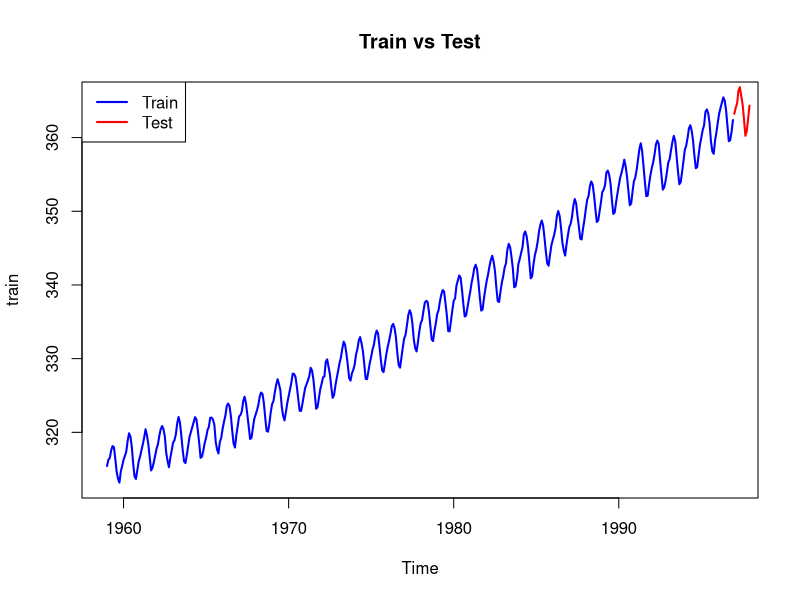
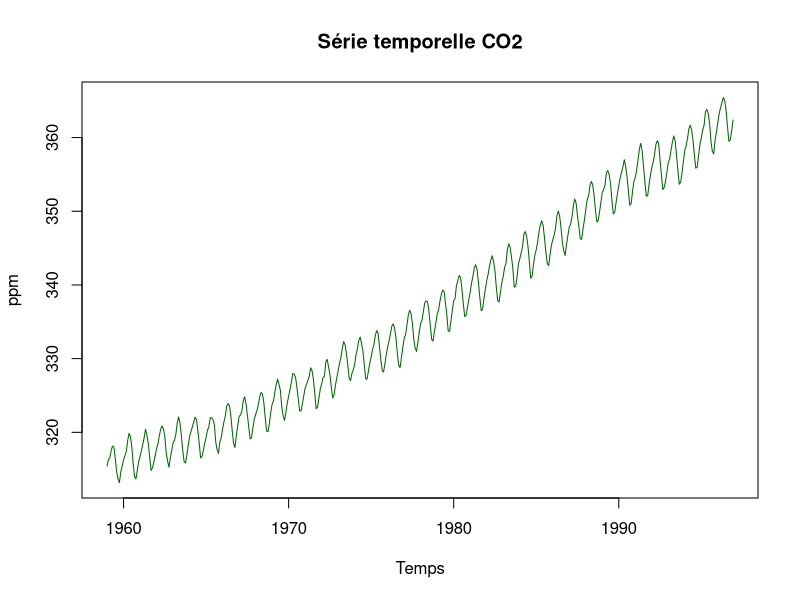
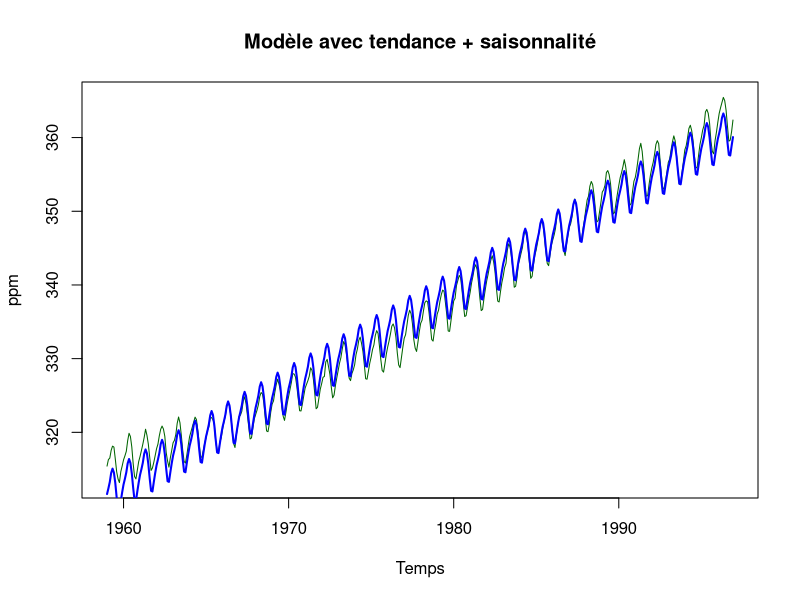
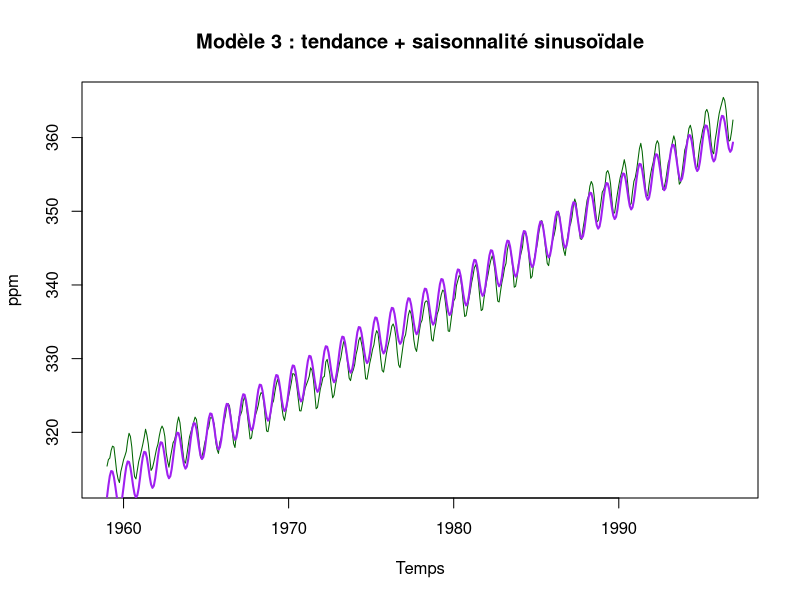
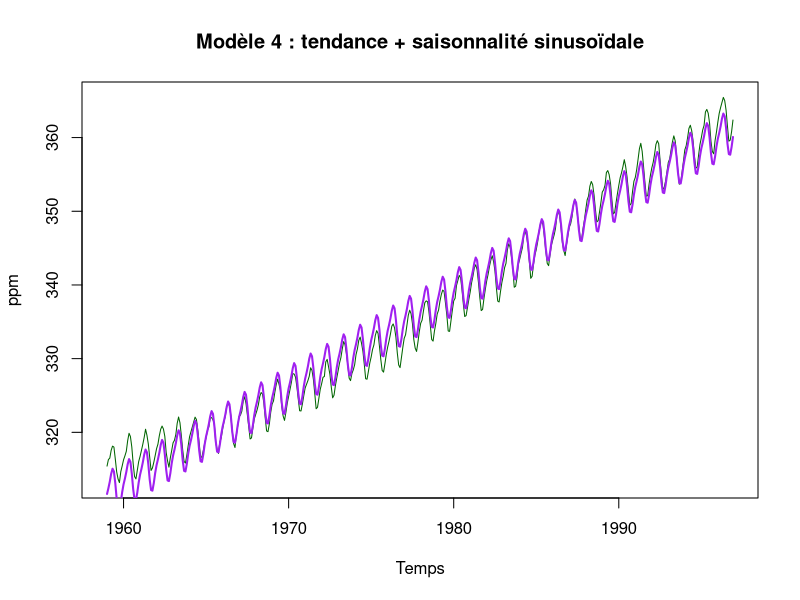
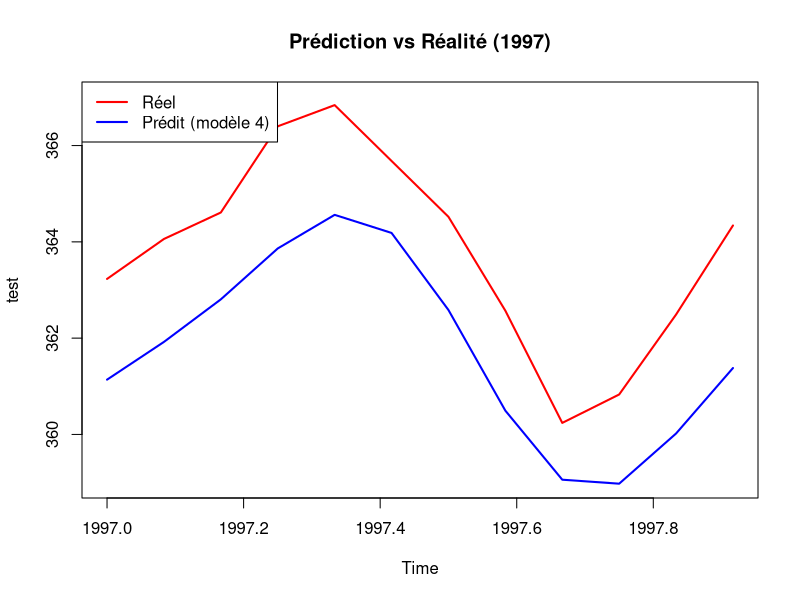
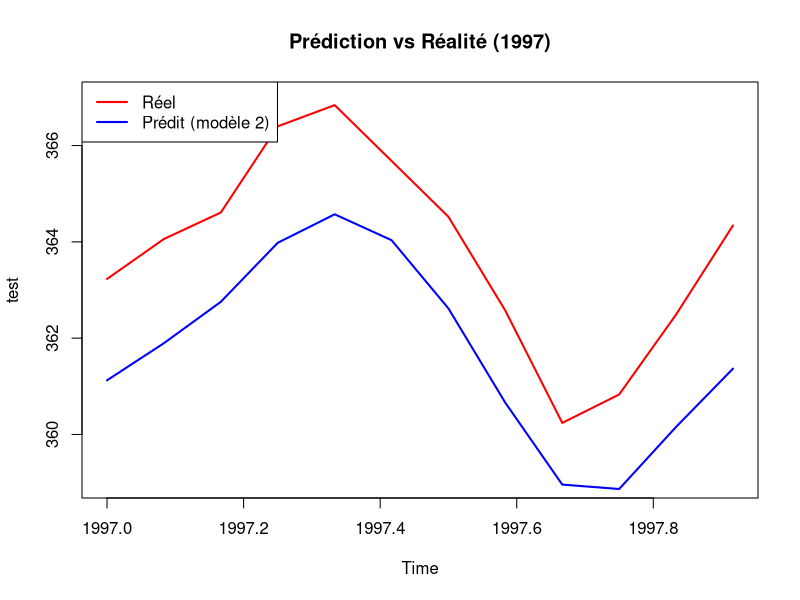
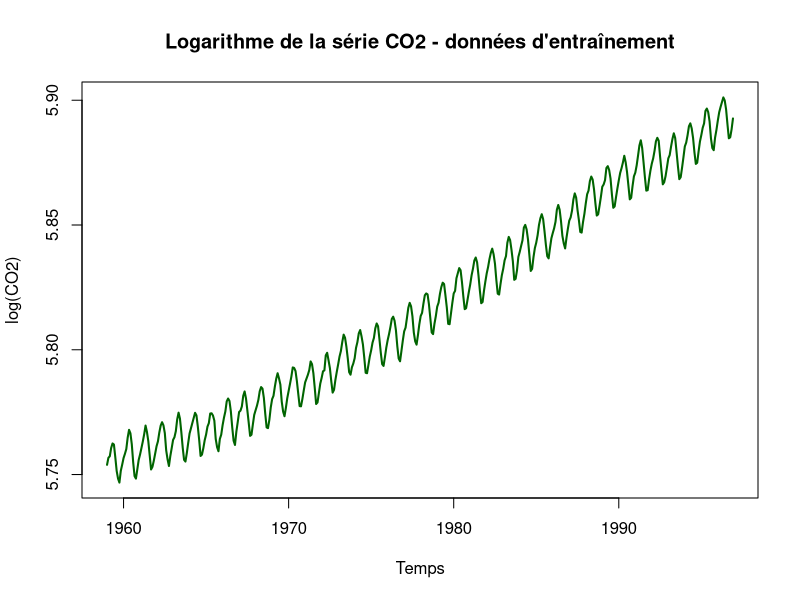

Source code (R) for these figures, in order:
# Prévision de la concentration de CO2 (série co2, Mauna Loa) : régression et SARIMA
# Packages nécessaires : install.packages(c("forecast", "tseries"))

# Chargement des librairies
library(forecast)
library(tseries)

data(co2)

# On garde la dernière année (1997) pour test
train <- window(co2, end=c(1996,12))
test  <- window(co2, start=c(1997,1))

# Visualisation
plot(train, main="Train vs Test", col="blue", lwd=2)
lines(test, col="red", lwd=2)
legend("topleft", legend=c("Train","Test"),
       col=c("blue","red"), lwd=2)

plot(train,
     main = "Série temporelle CO2",
     ylab = "ppm",
     xlab = "Temps",
     col = "darkgreen")

# variable temps
t <- 1:length(train)

# Modèle 1 : régression linéaire simple

modele1 <- lm(train ~ t)

# Résumé du modèle
cat("\n===== Modèle 1 : CO2 ~ temps =====\n")
print(summary(modele1))

# Ajouter la droite de régression
abline(modele1, col = "red", lwd = 2)

# Modèle 2
# avec saisonnalité
mois <- factor(cycle(train))

modele2 <- lm(train ~ t + mois)

# Résumé du modèle
cat("\n===== Modèle 2 : CO2 ~ temps + mois =====\n")
print(summary(modele2))

# Visualisation du modèle 2

plot(train,
     main = "Modèle avec tendance + saisonnalité",
     ylab = "ppm",
     xlab = "Temps",
     col = "darkgreen")

lines(ts(fitted(modele2), start = start(train), frequency = frequency(train)),
      col = "blue", lwd = 2)

# Modèle 3
# Période = 12 mois
modele3 <- lm(train ~ t +
                sin(2*pi*t/12) + cos(2*pi*t/12))

# Résumé
cat("\n===== Modèle 3 : CO2 ~ temps + sin/cos =====\n")
print(summary(modele3))

plot(train,
     main = "Modèle 3 : tendance + saisonnalité sinusoïdale",
     ylab = "ppm",
     xlab = "Temps",
     col = "darkgreen")

lines(ts(fitted(modele3),
         start = start(train),
         frequency = frequency(train)),
      col = "purple", lwd = 2)

modele4 <- lm(train ~ t +
                sin(2*pi*t/12) + cos(2*pi*t/12) +
                sin(4*pi*t/12) + cos(4*pi*t/12))

# Résumé
cat("\n===== Modèle 4 : CO2 ~ temps + 2 harmoniques =====\n")
print(summary(modele4))

plot(train,
     main = "Modèle 4 : tendance + saisonnalité sinusoïdale",
     ylab = "ppm",
     xlab = "Temps",
     col = "darkgreen")

lines(ts(fitted(modele4),
         start = start(train),
         frequency = frequency(train)),
      col = "purple", lwd = 2)

cat("\n===== Comparaison AIC =====\n")
print(AIC(modele1, modele2, modele3, modele4))

# temps pour le test
t_test <- (length(train) + 1):(length(train) + length(test))

# prédictions modèle 4
pred4 <- predict(modele4,
                 newdata = data.frame(
                   t = t_test
                 ))

plot(test, col="red", lwd=2, main="Prédiction vs Réalité (1997)", ylim = c(359,367))
lines(ts(pred4, start=start(test), frequency=12),
      col="blue", lwd=2)

legend("topleft",
       legend=c("Réel","Prédit (modèle 4)"),
       col=c("red","blue"),
       lwd=2)

rmse4 <- sqrt(mean((test - pred4)^2))
rmse4

mape4 <- mean(abs((test - pred4) / test)) * 100
mape4

# prédictions modèle 2
mois_test <- factor(cycle(test), levels = levels(mois))

pred2 <- predict(modele2,
                 newdata = data.frame(
                   t = t_test,
                   mois = mois_test
                 ))

plot(test, col="red", lwd=2, main="Prédiction vs Réalité (1997)", ylim = c(359,367))
lines(ts(pred2, start=start(test), frequency=12),
      col="blue", lwd=2)

legend("topleft",
       legend=c("Réel","Prédit (modèle 2)"),
       col=c("red","blue"),
       lwd=2)

rmse2 <- sqrt(mean((test - pred2)^2))
rmse2

mape2 <- mean(abs((test - pred2) / test)) * 100
mape2

# MODÈLE SARIMA
# (même découpage train / test que pour les régressions)

# 2. Transformation logarithmique

# Le logarithme est optionnel pour CO2.

log_train <- log(train)
log_test  <- log(test)

plot(log_train,
     main = "Logarithme de la série CO2 - données d'entraînement",
     ylab = "log(CO2)",
     xlab = "Temps",
     col = "darkgreen",
     lwd = 2)

# 3. Analyse ACF / PACF de la série brute

Acf(log_train, lag.max = 50,
    main = "ACF de log(CO2)")

Pacf(log_train, lag.max = 50,
     main = "PACF de log(CO2)")

# ACF à décroissance lente : la série n'est pas stationnaire (tendance + saisonnalité).

# 4. Différenciation ordinaire

d1_log_train <- diff(log_train, differences = 1)

plot(d1_log_train,
     main = "Différenciation ordinaire de log(CO2)",
     ylab = "Différence première",
     xlab = "Temps",
     col = "blue",
     lwd = 2)

Acf(d1_log_train, lag.max = 50,
    main = "ACF après différenciation ordinaire")

Pacf(d1_log_train, lag.max = 50,
     main = "PACF après différenciation ordinaire")

# La différenciation ordinaire enlève principalement la tendance.
# Mais il reste encore souvent une saisonnalité annuelle.

# 5. Différenciation saisonnière

d2_log_train <- diff(d1_log_train, lag = 12)

plot(d2_log_train,
     main = "Différenciation ordinaire + saisonnière",
     ylab = "Série différenciée",
     xlab = "Temps",
     col = "purple",
     lwd = 2)

Acf(d2_log_train, lag.max = 50,
    main = "ACF après double différenciation")

Pacf(d2_log_train, lag.max = 50,
     main = "PACF après double différenciation")

# Ici on a appliqué :
# - une différenciation ordinaire : d = 1 ;
# - une différenciation saisonnière de période 12 : D = 1.

# Donc on cherchera un modèle de type :
# SARIMA(p,1,q)(P,1,Q)[12]

# 6. Test ADF

cat("\n===== Test ADF sur log(CO2) brut =====\n")
print(adf.test(log_train))

cat("\n===== Test ADF après différenciation =====\n")
print(adf.test(d2_log_train))

# Attention :
# Le test ADF peut être trompeur sur des séries fortement saisonnières.
# On l'utilise comme indication, pas comme preuve absolue.

# 7. Ajustement de plusieurs modèles SARIMA candidats

mod_sarima_1 <- Arima(log_train,
                      order = c(0, 1, 1),
                      seasonal = list(order = c(0, 1, 1),
                                      period = 12))

mod_sarima_2 <- Arima(log_train,
                      order = c(1, 1, 1),
                      seasonal = list(order = c(0, 1, 1),
                                      period = 12))

mod_sarima_3 <- Arima(log_train,
                      order = c(0, 1, 1),
                      seasonal = list(order = c(1, 1, 1),
                                      period = 12))

mod_sarima_4 <- Arima(log_train,
                      order = c(1, 1, 0),
                      seasonal = list(order = c(0, 1, 1),
                                      period = 12))

mod_sarima_auto <- auto.arima(log_train,
                              seasonal = TRUE,
                              stepwise = FALSE,
                              approximation = FALSE)

# 8. Comparaison AIC

cat("\n===== Comparaison AIC des modèles SARIMA =====\n")

print(AIC(mod_sarima_1,
          mod_sarima_2,
          mod_sarima_3,
          mod_sarima_4,
          mod_sarima_auto))

# Modèle retenu : le modèle automatique ARIMA(0,1,1)(2,1,2)[12].
# Son AIC est quasiment égal au minimum du tableau (SARIMA(1,1,1)(0,1,1)[12]),
# ses résidus sont proches d'un bruit blanc et sa prévision de 1997 est très précise.

meilleur_modele <- mod_sarima_auto

cat("\n===== Résumé du meilleur modèle choisi =====\n")
print(summary(meilleur_modele))

# 9. Diagnostic des résidus

checkresiduals(meilleur_modele)

# Si les résidus ressemblent à un bruit blanc,
# alors le modèle a bien capturé la structure temporelle.

# 10. Prévision sur 1997

pred_log <- forecast(meilleur_modele, h = length(test))

plot(pred_log,
     main = "Prévision SARIMA sur log(CO2)",
     ylab = "log(CO2)",
     xlab = "Temps")

lines(log_test, col = "red", lwd = 2)

legend("topleft",
       legend = c("Prévision", "Valeurs réelles"),
       col = c("blue", "red"),
       lwd = 2)

# 11. Retour à l'échelle originale

pred_co2 <- exp(pred_log$mean)

plot(test,
     main = "Prévision SARIMA sur CO2 - année 1997",
     ylab = "CO2 en ppm",
     xlab = "Temps",
     col = "red",
     lwd = 2,
     ylim = range(c(test, pred_co2)))

lines(ts(pred_co2,
         start = start(test),
         frequency = frequency(test)),
      col = "blue",
      lwd = 2)

legend("topleft",
       legend = c("Valeurs réelles", "Prévision SARIMA"),
       col = c("red", "blue"),
       lwd = 2)

# 12. Erreurs de prévision sur 1997

val_obs <- as.numeric(test)
val_pred <- as.numeric(pred_co2)

rmse_sarima <- sqrt(mean((val_pred - val_obs)^2))
mae_sarima  <- mean(abs(val_pred - val_obs))
mape_sarima <- mean(abs((val_obs - val_pred) / val_obs)) * 100

cat("\n===== Erreurs de prévision sur 1997 =====\n")
cat("RMSE =", rmse_sarima, "\n")
cat("MAE  =", mae_sarima, "\n")
cat("MAPE =", mape_sarima, "%\n")
